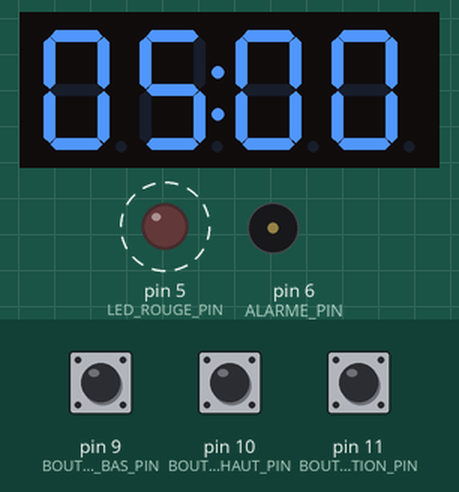
The sketch below on a simulated Arduino Uno, built with avr-gcc and run on an emulated ATmega328P. Parts: 4-digit seven-segment display, output pins drawn as LEDs (lit = HIGH), buzzer (waves = sounding). Dashed ring = blinking. Inputs (shaded band) come from the test bench; at power-on: pin 11 (BOUTON_ACTIVATION_PIN) HIGH, pin 9 (BOUTON_BAS_PIN) HIGH, pin 10 (BOUTON_HAUT_PIN) HIGH.

Above: at 0.95 s.
1.3 s: pin 11 (BOUTON_ACTIVATION_PIN) pulled LOW for 0.15 s
At 2.1 s:
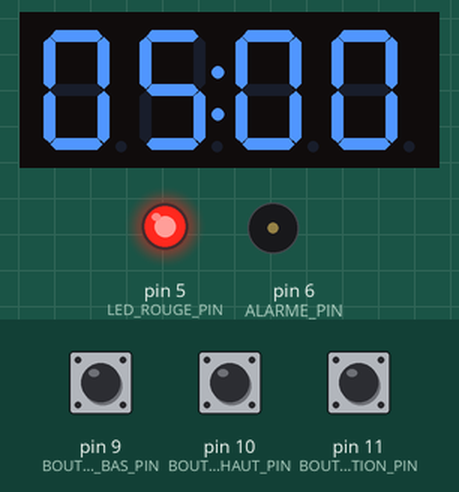
At 3.0 s:
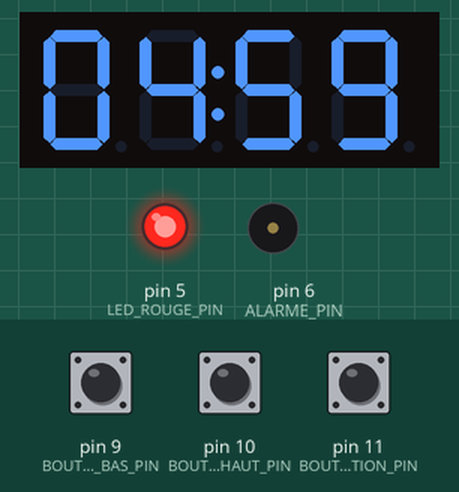
Timing chart, 0 to 4.5 s (numbered marks = the images above; inputs shaded):
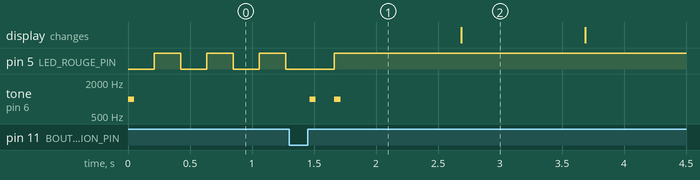

The sketch:

bombe01.ino
```cpp
// (licence header left out)
/*
 * ----------------------------------------------------------------------------
 * Ce montage permet de simuler une bombe pour un jeu de role
 * grandeur nature ou une partie d'airsoft
 * !! CE N'EST PAS UNE VERITABLE BOMBE !!
 *
 * Vous aurez besoin
 * une carte Arduino uno ou nano
 * un afficheur 7segment*4 avec un controleur TM1637
 * une LED rouge 5v et une résistance appropriée (220 ohms)
 * un buzzer piezo 5v
 * trois boutons poussoir NO (Normally Open)
 *
 * Vous aurez besoin d'installer la bibliothèque TM1637Display.h dans l'IDE
 *
 * ----------------------------------------------------------------------------
 */

/*
 * ----------------------------------------------------------------------------
 * PINOUT
 * D5     LED_ROUGE_PIN           led rouge + resistance
 * D6     ALARME_PIN              buzzer piezo 5v
 * D7     CLK_PIN                 TM1637 pin CLK
 * D8     DIO_PIN                 TM1637 pin DIO
 * D9     BOUTON_BAS_PIN          bouton haut
 * D10    BOUTON_HAUT_PIN         bouton bas
 * D11    BOUTON_ACTIVATION_PIN   bouton d'activation
 *
 * ----------------------------------------------------------------------------
 */

#include <Arduino.h>

// AFFICHEUR 7SEGMENTS TM1637
#include <TM1637Display.h>    // https://github.com/avishorp/TM1637

#define CLK_PIN 7
#define DIO_PIN 8

TM1637Display display(CLK_PIN, DIO_PIN);


// LED ROUGE
#define LED_ROUGE_PIN 5
bool statutLedRouge;

// COMMANDES
#define ALARME_PIN 6
#define BOUTON_BAS_PIN 9
#define BOUTON_HAUT_PIN 10
#define BOUTON_ACTIVATION_PIN 11

// STATUT DE LA BOMBE
enum {BOMBE_ALLUMEE, BOMBE_ACTIVE, BOMBE_EXPLOSEE};
byte statutBombe = BOMBE_ALLUMEE;


// COMPTE A REBOURS
int minuteRestantes;
int secondeRestantes;

// HEARTBEAT
unsigned long int previousMillisHB;
unsigned long int currentMillisHB;
unsigned long int intervalHB;


// DIVERS
#define MINUTE_PAR_DEFAUT 5
#define SECONDE_PAR_DEFAUT 0

bool animationUneFois = true;


/*
 * ----------------------------------------------------------------------------
 * SETUP
 * ----------------------------------------------------------------------------
 */
void setup()
{
  // configurer l'afficheur 7segment
  display.setBrightness(0x0f);

  // configurer le bouton d'activation
  pinMode(BOUTON_ACTIVATION_PIN, INPUT);
  digitalWrite(BOUTON_ACTIVATION_PIN, HIGH);

  // configurer le bouton haut
  pinMode(BOUTON_HAUT_PIN, INPUT);
  digitalWrite(BOUTON_HAUT_PIN, HIGH);

  // configurer le bouton bas
  pinMode(BOUTON_BAS_PIN, INPUT);
  digitalWrite(BOUTON_BAS_PIN, HIGH);

  // configurer la led rouge
  statutLedRouge = LOW;
  pinMode(LED_ROUGE_PIN, OUTPUT);
  digitalWrite(LED_ROUGE_PIN, statutLedRouge);

  // temps restant par defaut
  minuteRestantes = MINUTE_PAR_DEFAUT;
  secondeRestantes = SECONDE_PAR_DEFAUT;

  animationUneFois = true;

  // beep une fois
  beepCourt();

  previousMillisHB = millis();
  currentMillisHB = previousMillisHB;
  intervalHB = 200;
}
/*
 * ----------------------------------------------------------------------------
 * FIN DU SETUP
 * ----------------------------------------------------------------------------
 */


/*
 * ----------------------------------------------------------------------------
 * LOOP
 * ----------------------------------------------------------------------------
 */
void loop()
{
  // loop en fonction du statut de la bombe
  switch (statutBombe)
  {
    case BOMBE_ALLUMEE:
      // configurer le temps restant
      bombeAllumee();
    break;

    case BOMBE_ACTIVE:
      // la bombe est active
      bombeActive();
    break;

    case BOMBE_EXPLOSEE:
      // animation d'explosion
      bombeExplosee();
    break;

    default:
      // rien a faire
    break;
  }
}
/*
 * ----------------------------------------------------------------------------
 * FIN DU LOOP
 * ----------------------------------------------------------------------------
 */


/*
 * ----------------------------------------------------------------------------
 * FONCTIONS ADDITIONNELLES
 * ----------------------------------------------------------------------------
 */

// attendre l'activation et le temps restant
void bombeAllumee()
{
  // mettre a jour l'afficheur
  int tempsAAfficher = minuteRestantes*100 + secondeRestantes;
  display.showNumberDecEx(tempsAAfficher, 0b01000000, true, 4, 0);

  // faire clignoter la led rouge
  currentMillisHB = millis();
  if(currentMillisHB - previousMillisHB > intervalHB)
  {
    previousMillisHB = currentMillisHB;

    // allumer ou eteinfdre la led rouge
    statutLedRouge = !statutLedRouge;
    digitalWrite(LED_ROUGE_PIN, statutLedRouge);
  }

  // check si le temps a changer
  // BOUTON_HAUT_PIN appuyé, on augmente le temps
  if (appuiSurBouton(BOUTON_HAUT_PIN))
  {
    minuteRestantes++;
	// on ne depasse pas 60 minutes
    minuteRestantes=min(60, minuteRestantes);
  }

  // BOUTON_BAS_PIN  appuyé, on diminue le temps
  if (appuiSurBouton(BOUTON_BAS_PIN))
  {
    minuteRestantes--;
	// on ne depasse pas 0 minutes
    minuteRestantes=max(0, minuteRestantes);
  }

  // check si la bombe est activée
  // BOUTON_ACTIVATION_PIN appuyé, on active la bombe
  if (appuiSurBouton(BOUTON_ACTIVATION_PIN))
  {
    // la bombe est maintenant active
	statutBombe = BOMBE_ACTIVE;

    // beep 2 fois
    doubleBeep();

    // allumer la led rouge
    digitalWrite(LED_ROUGE_PIN, HIGH);

    // changer le intervalHB pour 1000 ms
    intervalHB = 1000;
    previousMillisHB = millis();
  }
}

// la bombe est active
void bombeActive()
{
  // check du temps restant
  if ( (secondeRestantes == 0) && (minuteRestantes == 0) )
  {
    // le compte a rebours est terminé !!
    statutBombe = BOMBE_EXPLOSEE;
  }
  else
  {
    // il reste du temps
    // attendre 1 seconde
    currentMillisHB = millis();
    if(currentMillisHB - previousMillisHB > intervalHB)
    {
      previousMillisHB = currentMillisHB;

      // diminuer le temps d'une seconde
      secondeRestantes--;

      // gérer le changement de minute
      if (secondeRestantes == -1)
      {
        secondeRestantes = 59;
        minuteRestantes--;
      }

      // beep toutes les 30 seconde
      if ( (secondeRestantes == 0) || (secondeRestantes == 30) )
      {
        beepCourt();
      }

      // beep toutes les secondes quand il reste 10 secondes ou moins
      if ( (minuteRestantes == 0) && (secondeRestantes <= 10) )
      {
        beepCourt();
      }

      // mettre a jour l'afficheur
      int tempsAAfficher = minuteRestantes*100 + secondeRestantes;

      // faire clignoter le : sur l'afficheur
      display.showNumberDecEx(tempsAAfficher, 0b01000000, true, 4, 0);
    }
  }
}


// la bombe explose
void bombeExplosee()
{
  // animation d'explosion
  if (animationUneFois)
  {
    animationUneFois = false;

    // beep long
    beepLong();

    // eteindre la led rouge
    digitalWrite(LED_ROUGE_PIN, LOW);

    // afficher alternativement "b o o n" et "      "
	uint8_t SEG_VIDE[] = {0x00, 0x00, 0x00, 0x00};
    uint8_t SEG_BOOM[] = {0x7C, 0x5C, 0x5C, 0x54}; // b, o, o, n

    for (int i=0;i<15;i++)
    {
      display.setSegments(SEG_VIDE, 4, 0);
      delay(200);
      display.setSegments(SEG_BOOM, 4, 0);
      delay(200);
    }
  }
  else
  {
    // la bombe a deja explosee
    // afficher "- - - -" sur le 4*7segment
    uint8_t SEG_EXPLOSEE[] = {SEG_G, SEG_G, SEG_G, SEG_G};
    display.setSegments(SEG_EXPLOSEE);
  }
}


// gestion d'un bouton poussoir
bool appuiSurBouton(int b)
{
  if (digitalRead(b)==LOW)
  {
    delay(50);
    while(digitalRead(b)==LOW)
    {
      // delai d'attente de debounce
      delay(50);
    }
    return true;
  }
  else
  {
    return false;
  }
}


// fonctions pour faire beeper le buzzer
void beepCourt()
{
  beep(1000, 50);
}

void doubleBeep()
{
  beep(1000, 50);
  delay(200);
  beep(1000, 50);
}

void beepLong()
{
  beep(1000, 5000);
}


void beep(int freqBeep, int delayBeep)
{
  tone(ALARME_PIN, freqBeep, delayBeep);
}

/*
 * ----------------------------------------------------------------------------
 * FIN DU FONCTIONS ADDITIONNELLES
 * ----------------------------------------------------------------------------
 */
```

Measured:
- after the input at 1.3 s, tone on pin 6 (ALARME_PIN): alternates 1000 Hz for 0.05 s and silent for 0.15 s, 4 changes in all, then stays silent, starting after 0.16 s
